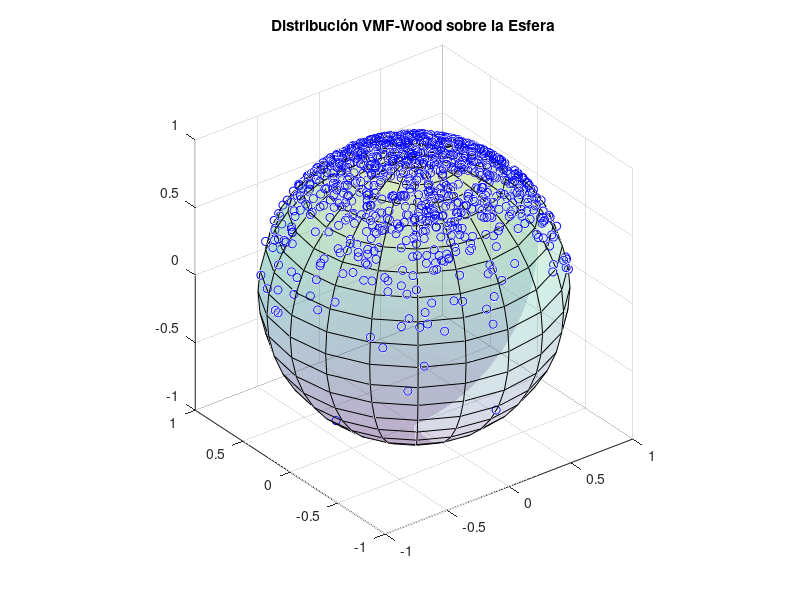

Here is the MATLAB script that generated this plot:

clear all

kappa = 5; % Parámetro de concentración, puede ser cualquier valor de R
d = 3; % Parametro que establece la dimension
n = 1000; % Parámetro que representa el número de muestras
X=[];%Inicializamos un vector vacío donde guardaremos las muestras

% Calculamos los siguientes constantes
b = (-2*kappa + sqrt(4*kappa^2 + (d-1)^2)) / (d-1);
x0 = (1 - b) / (1 + b);
c = kappa * x0 + (d-1) * log(1 - x0^2);

while length(X)<n
    % Generamos B de Beta(α, β) con α = (d-1)/2 y β = (d-1)/2 inicial 
    B = betarnd((d-1)/2, (d-1)/2, n,1);
    % Calcular X inicial
    X0 = (1 - (1 + b) .* B)./ (1 -(1 - b) .* B);
    % Generrmos una variable uniforme(0,1)
    U = rand(n,1);
    % Vemos que se verifica el criterio de aceptación
    X1= X0(kappa * X0 + (d-1) * log(1 - x0 * X0) - c >= log(U)); 
    % Añadir las muestras aceptadas al conjunto X
    X = [X; X1]; 
end
    %Corresponde al cos(polar)
    X = X(1:n); % Asegurar que solo tenemos exactamente n muestras

    phi = 2*pi*rand(n,1); %Azimutal en (0,2pi)

    %Corresponde al sin(polar)
    SE=(1 - X.^2).^(1/2);
   % Construimos el vector final Y en la esfera (S_{2})
    Y = [SE.* cos(phi),SE.* sin(phi), X];

    % Graficar las muestras en una esfera (S_{2}) 
    x=Y(:,1); y=Y(:,2); z=Y(:,3); 
    plot3(x,y,z,'bo')
    title('Distribución VMF-Wood sobre la Esfera')
    hold on
    [x2,y2,z2] = sphere;
    obj= surf(x2,y2,z2);
    set(obj,'FaceAlpha',0.2)
    axis equal;
    grid on;
    hold off
    %print(gcf, 'VMF-Wood16', '-dpng', '-r300')